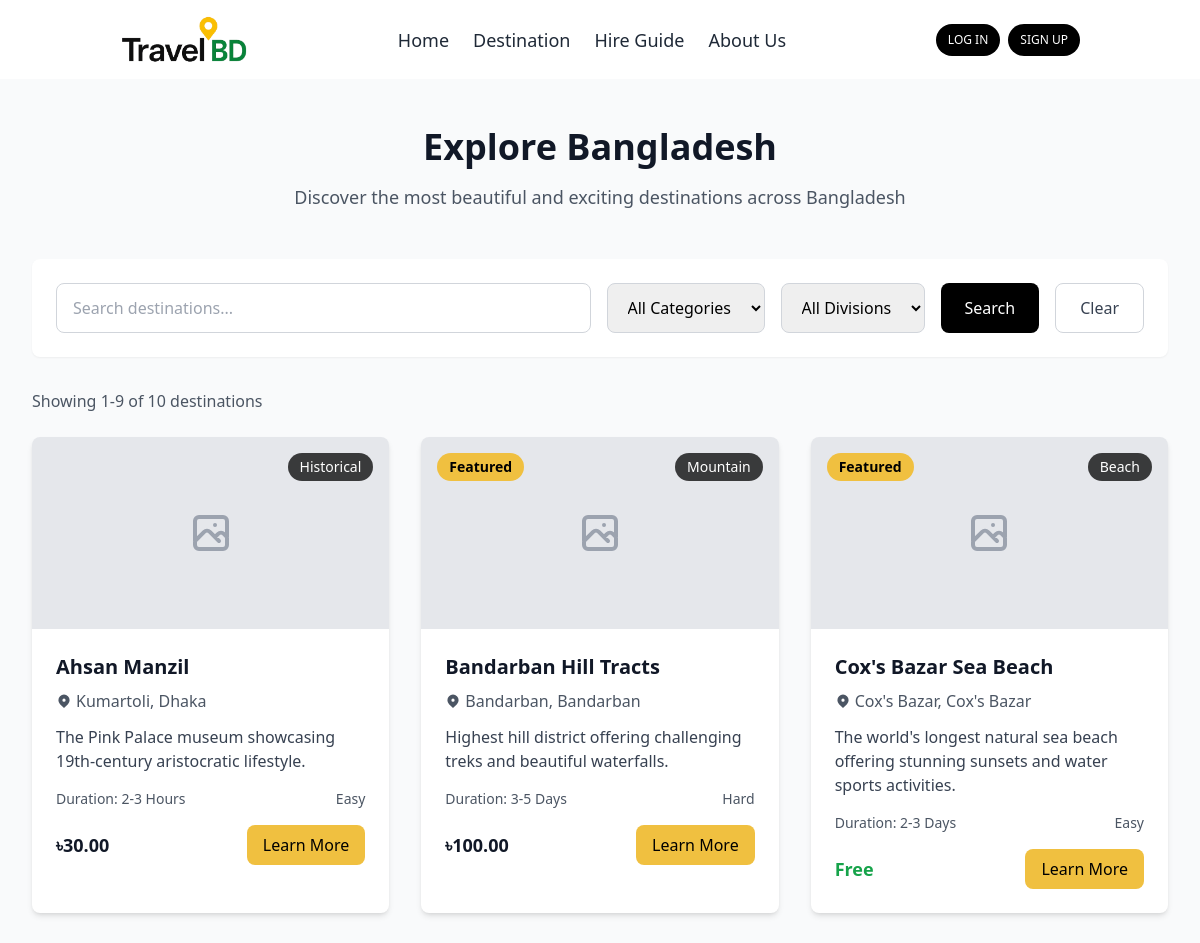
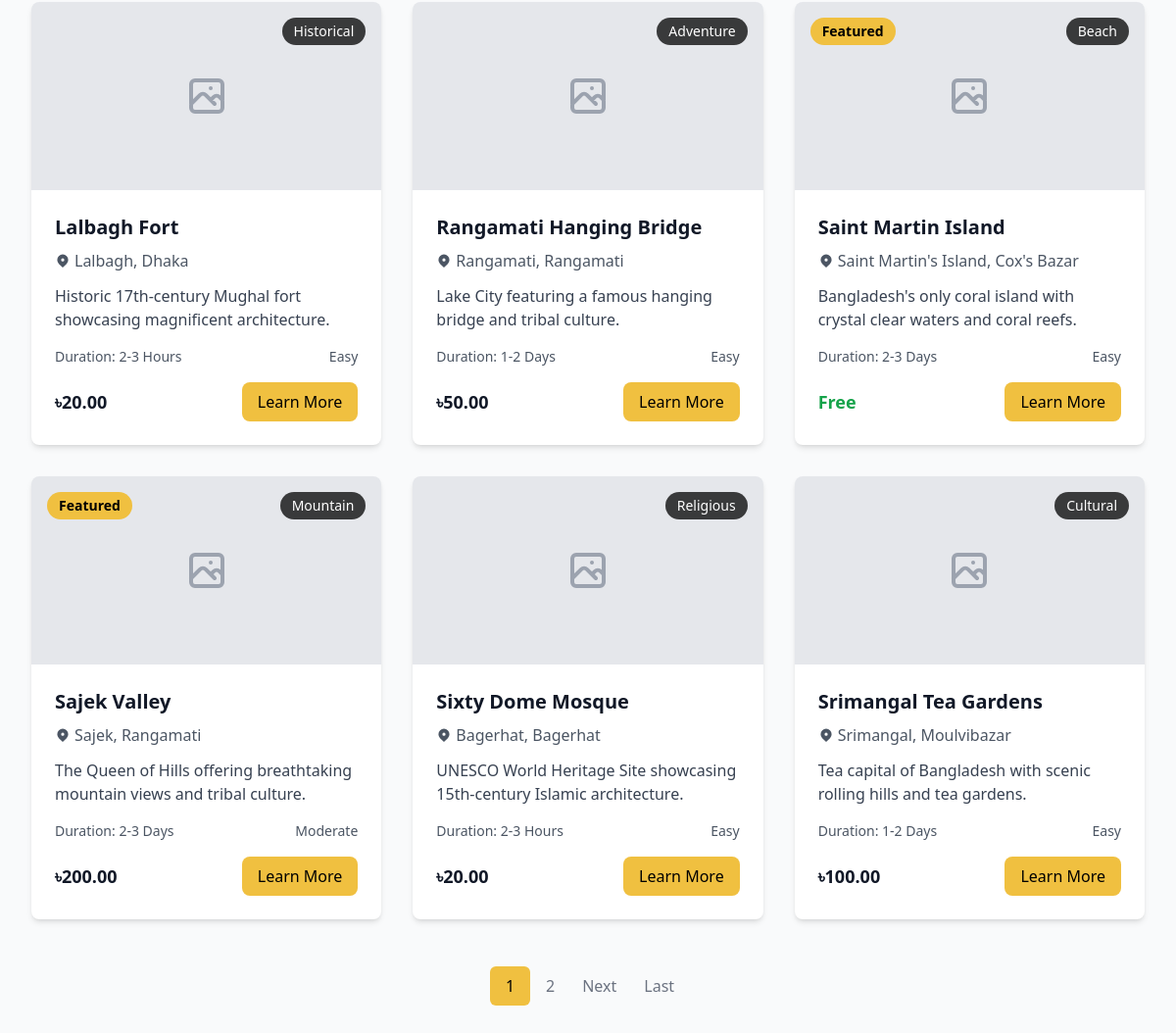
/destinations/, run on the app's committed database (2 pictures, top to bottom).
### destination/models.py (models this page shows, shortened)
class Destination(models.Model):
    CATEGORY_CHOICES = [
        ('beach', 'Beach'),
        ('mountain', 'Mountain'),
        ('historical', 'Historical'),
        ('cultural', 'Cultural'),
        ('adventure', 'Adventure'),
        ('religious', 'Religious'),
    ]
    DIFFICULTY_CHOICES = [
        ('easy', 'Easy'),
        ('moderate', 'Moderate'),
        ('hard', 'Hard'),
    ]
    name = models.CharField(max_length=200)
    slug = models.SlugField(max_length=250, unique=True, blank=True)
    description = models.TextField()
    short_description = models.TextField(max_length=300, blank=True)
    location = models.CharField(max_length=200)
    district = models.CharField(max_length=100)
    division = models.CharField(max_length=100)
    category = models.CharField(max_length=20, choices=CATEGORY_CHOICES)
    difficulty_level = models.CharField(max_length=20, choices=DIFFICULTY_CHOICES, default='easy')
    entry_fee = models.DecimalField(max_digits=10, decimal_places=2, default=0)
    duration = models.CharField(max_length=100, default="1 Day")
    best_time_to_visit = models.CharField(max_length=200)
    tour_price = models.DecimalField(max_digits=10, decimal_places=2)
    tour_duration_days = models.IntegerField(default=1)
    max_group_size = models.IntegerField(default=10)
    tour_includes = models.TextField(blank=True)
    tour_excludes = models.TextField(blank=True)
    main_image = models.ImageField(upload_to='destinations/', blank=True, null=True)
    latitude = models.DecimalField(max_digits=9, decimal_places=6, blank=True, null=True)
    longitude = models.DecimalField(max_digits=9, decimal_places=6, blank=True, null=True)
    featured = models.BooleanField(default=False)
    is_active = models.BooleanField(default=True)
    created_at = models.DateTimeField(auto_now_add=True)
    updated_at = models.DateTimeField(auto_now=True)
    class Meta:
        ordering = ['name']

### destination/views.py (the view)
# urls.py: path('', views.destination_list, name='destination_list'),
def destination_list(request):
    destinations = Destination.objects.filter(is_active=True)
    categories = [choice[0] for choice in Destination.CATEGORY_CHOICES]
    divisions = Destination.objects.values_list('division', flat=True).distinct()
    category_filter = request.GET.get('category')
    division_filter = request.GET.get('division')
    search_query = request.GET.get('search')
    if category_filter:
        destinations = destinations.filter(category=category_filter)
    if division_filter:
        destinations = destinations.filter(division=division_filter)
    if search_query:
        destinations = destinations.filter(name__icontains=search_query)
    paginator = Paginator(destinations, 9)  # 9 destinations per page
    page_number = request.GET.get('page')
    destinations = paginator.get_page(page_number)
    context = {
        'destinations': destinations,
        'categories': categories,
        'divisions': divisions,
        'selected_category': category_filter,
        'selected_division': division_filter,
        'search_query': search_query,
    }
    return render(request, 'destination.html', context)

### templates/destination.html (shortened to what this page needs)
{% extends 'base.html' %}
{% load static %}
{% block body %}
<div class="min-h-screen bg-gray-50 py-12">
  <div class="max-w-7xl mx-auto px-4 sm:px-6 lg:px-8">
    <div class="text-center mb-12">
      <h1 class="text-4xl font-bold text-gray-900 mb-4">Explore Bangladesh</h1>
      <p class="text-lg text-gray-600 max-w-2xl mx-auto">
        Discover the most beautiful and exciting destinations across Bangladesh
      </p>
    </div>
    <div class="mb-8 bg-white rounded-lg shadow-sm p-6">
      <form method="GET" class="flex flex-wrap gap-4">
        <div class="flex-1 min-w-64">
          <input
            type="text"
            name="search"
            value="{{ search_query|default:'' }}"
            placeholder="Search destinations..."
            class="w-full px-4 py-3 border border-gray-300 rounded-lg focus:ring-2 focus:ring-primary focus:border-transparent focus:outline-none"
          />
        </div>
        <div>
          <select
            name="category"
            class="px-4 py-3 border border-gray-300 rounded-lg focus:ring-2 focus:ring-primary focus:border-transparent focus:outline-none"
          >
            <option value="">All Categories</option>
          </select>
        </div>
        <div>
          <select
            name="division"
            class="px-4 py-3 border border-gray-300 rounded-lg focus:ring-2 focus:ring-primary focus:border-transparent focus:outline-none"
          >
            <option value="">All Divisions</option>
          </select>
        </div>
        <button
          type="submit"
          class="px-6 py-3 bg-black text-white rounded-lg hover:bg-gray-800 transition duration-200"
        >
          Search
        </button>
        <a
          href="{% url 'destination:destination_list' %}"
          class="px-6 py-3 border border-gray-300 text-gray-700 rounded-lg hover:bg-gray-50 transition duration-200"
        >
          Clear
        </a>
      </form>
    </div>
    {% if destinations %}
      <div class="mb-6">
        <p class="text-gray-600">
          Showing {{ destinations.start_index }}-{{ destinations.end_index }} of {{ destinations.paginator.count }} destinations
        </p>
      </div>
    {% endif %}
    <div class="grid grid-cols-1 md:grid-cols-2 lg:grid-cols-3 gap-8 mb-12">
      {% for destination in destinations %}
        <div class="bg-white rounded-lg shadow-md overflow-hidden hover:shadow-lg transition duration-300">
          <div class="relative h-48 overflow-hidden">
            {% if destination.main_image %}
              <img
                src="{{ destination.main_image.url }}"
                alt="{{ destination.name }}"
                class="w-full h-full object-cover hover:scale-105 transition duration-300"
              />
            {% else %}
              <div class="w-full h-full bg-gray-200 flex items-center justify-center">
              </div>
            {% endif %}
            {% if destination.featured %}
              <span class="absolute top-4 left-4 bg-primary text-black px-3 py-1 rounded-full text-sm font-semibold">
                Featured
              </span>
            {% endif %}
            <span class="absolute top-4 right-4 bg-black bg-opacity-75 text-white px-3 py-1 rounded-full text-sm">
              {{ destination.category|title }}
            </span>
          </div>
          <div class="p-6">
            <h3 class="text-xl font-semibold text-gray-900 mb-2">
              <a href="{% url 'destination:destination_detail' destination.slug %}" class="hover:text-primary transition duration-200">
                {{ destination.name }}
              </a>
            </h3>
            <p class="text-gray-600 mb-3 flex items-center">
              <svg class="w-4 h-4 mr-1" fill="currentColor" viewBox="0 0 20 20">
                <path fill-rule="evenodd" d="M5.05 4.05a7 7 0 119.9 9.9L10 18.9l-4.95-4.95a7 7 0 010-9.9zM10 11a2 2 0 100-4 2 2 0 000 4z" clip-rule="evenodd"></path>
              </svg>
              {{ destination.location }}, {{ destination.district }}
            </p>
            <p class="text-gray-700 mb-4">
              {{ destination.short_description|truncatewords:15 }}
            </p>
            <div class="flex justify-between items-center text-sm text-gray-600 mb-4">
              <span>Duration: {{ destination.duration }}</span>
              <span>{{ destination.difficulty_level|title }}</span>
            </div>
            <div class="flex justify-between items-center">
              <div>
                {% if destination.entry_fee > 0 %}
                  <span class="text-lg font-semibold text-gray-900">৳{{ destination.entry_fee }}</span>
                {% else %}
                  <span class="text-lg font-semibold text-green-600">Free</span>
                {% endif %}
              </div>
              <a
                href="{% url 'destination:destination_detail' destination.slug %}"
                class="px-4 py-2 bg-primary text-black rounded-lg hover:bg-yellow-400 transition duration-200 font-medium"
              >
                Learn More
              </a>
            </div>
          </div>
        </div>
      {% endfor %}
    </div>
    {% if destinations.has_other_pages %}
      <div class="flex justify-center">
        <nav class="flex items-center space-x-1">
          {% for num in destinations.paginator.page_range %}
            {% if destinations.number == num %}
              <span class="px-4 py-2 bg-primary text-black rounded-md font-medium">
                {{ num }}
              </span>
            {% elif num > destinations.number|add:'-3' and num < destinations.number|add:'3' %}
              <a
                href="?{% if search_query %}search={{ search_query }}&{% endif %}{% if selected_category %}category={{ selected_category }}&{% endif %}{% if selected_division %}division={{ selected_division }}&{% endif %}page={{ num }}"
                class="px-3 py-2 text-gray-500 hover:text-gray-700 hover:bg-gray-100 rounded-md transition duration-200"
              >
                {{ num }}
              </a>
            {% endif %}
          {% endfor %}
          {% if destinations.has_next %}
            <a
              href="?page={{ destinations.next_page_number }}"
              class="px-3 py-2 text-gray-500 hover:text-gray-700 hover:bg-gray-100 rounded-md transition duration-200"
            >
              Next
            </a>
            <a
              href="?page={{ destinations.paginator.num_pages }}"
              class="px-3 py-2 text-gray-500 hover:text-gray-700 hover:bg-gray-100 rounded-md transition duration-200"
            >
              Last
            </a>
          {% endif %}
        </nav>
      </div>
    {% endif %}
  </div>
</div>
{% endblock %}

### templates/base.html (shortened to what this page needs)
<!DOCTYPE html>
{% load static %}
<html lang="en">
  <head>
    <script src="https://cdn.tailwindcss.com"></script>
    <link
      rel="stylesheet"
      href="https://cdnjs.cloudflare.com/ajax/libs/font-awesome/6.5.0/css/all.min.css"
    />
  </head>
  <body class="bg-white flex flex-col items-center font-sans">
    <header class="w-full mx-auto container">
      <nav
        class="flex items-center justify-between py-4 px-4 lg:px-8 relative z-20"
      >
        <div
          class="w-32 text-xl lg:text-2xl font-extrabold text-gray-800 uppercase tracking-wide"
        >
          <img src="{% static 'images/logo.png' %}" alt="Travel BD Logo">
        </div>
        <ul
          class="nav-links hidden lg:flex gap-6 xl:gap-10 list-none text-base lg:text-lg"
          id="navLinks"
        >
          <li>
            <a
              href="/"
              class="text-gray-800 no-underline transition-colors duration-300 hover:text-primary"
              >Home</a
            >
          </li>
          <li>
            <a
              href="{% url 'destination:destination_list' %}"
              class="text-gray-800 no-underline transition-colors duration-300 hover:text-primary"
              >Destination</a
            >
          </li>
          <li>
            <a
              href="{% url 'hire_guide:guides' %}"
              class="text-gray-800 no-underline transition-colors duration-300 hover:text-primary"
              >Hire Guide</a
            >
          </li>
          <li>
            <a
              href="{% url 'about' %}"
              class="text-gray-800 no-underline transition-colors duration-300 hover:text-primary"
              >About Us</a
            >
          </li>
        </ul>
        {% if user.is_authenticated %}
        <div class="auth-buttons hidden lg:flex items-center gap-4">
          <span
            class="text-xs xl:text-sm text-gray-800 font-medium hidden xl:block"
            >Welcome, {{ user.first_name|default:user.first_name }}!</span
          >
          <button
            class="py-2 px-3 xl:px-4 bg-black border-none rounded-full text-xs xl:text-sm text-white cursor-pointer transition-colors duration-200 hover:bg-green-500"
          >
            <a
              href="{% url 'dashboard:dashboard' %}"
              class="text-white no-underline"
              >DASHBOARD</a
            >
          </button>
          <button
            class="py-2 px-3 xl:px-4 bg-black border-none rounded-full text-xs xl:text-sm text-white cursor-pointer transition-colors duration-200 hover:bg-green-500"
          >
            <a
              href="{% url 'authentication:logout' %}"
              class="text-white no-underline"
              >LOG OUT</a
            >
          </button>
        </div>
        {% else %}
        <div class="auth-buttons hidden lg:flex items-center gap-2">
          <button
            class="py-2 px-3 xl:px-4 bg-black border-none rounded-full text-xs xl:text-sm text-white cursor-pointer transition-colors duration-200 hover:bg-green-500"
          >
            <a
              href="{% url 'authentication:login' %}"
              class="text-white no-underline"
              >LOG IN</a
            >
          </button>
          <button
            class="py-2 px-3 xl:px-4 bg-black border-none rounded-full text-xs xl:text-sm text-white cursor-pointer transition-colors duration-200 hover:bg-green-500"
          >
            <a
              href="{% url 'authentication:register' %}"
              class="text-white no-underline"
              >SIGN UP</a
            >
          </button>
        </div>
        {% endif %}
      </nav>
    </header>
    {% block body %} {% endblock %}
  </body>
</html>

### data on the page
Destination: category "Historical", name "Ahsan Manzil", location "Kumartoli", district "Dhaka", short_description "The Pink Palace museum showcasing 19th-century aristocratic lifestyle.", duration "2-3 Hours", difficulty_level "Easy", entry_fee "30.00"
Destination: featured "Featured", category "Mountain", name "Bandarban Hill Tracts", location "Bandarban", district "Bandarban", short_description "Highest hill district offering challenging treks and beautiful waterfalls.", duration "3-5 Days", difficulty_level "Hard", entry_fee "100.00"
Destination: featured "Featured", category "Beach", name "Cox's Bazar Sea Beach", location "Cox's Bazar", district "Cox's Bazar", short_description "The world's longest natural sea beach offering stunning sunsets and water sports activities.", duration "2-3 Days", difficulty_level "Easy", entry_fee "Free"
Destination: category "Historical", name "Lalbagh Fort", location "Lalbagh", district "Dhaka", short_description "Historic 17th-century Mughal fort showcasing magnificent architecture.", duration "2-3 Hours", difficulty_level "Easy", entry_fee "20.00"
Destination: category "Adventure", name "Rangamati Hanging Bridge", location "Rangamati", district "Rangamati", short_description "Lake City featuring a famous hanging bridge and tribal culture.", duration "1-2 Days", difficulty_level "Easy", entry_fee "50.00"
Destination: featured "Featured", category "Beach", name "Saint Martin Island", location "Saint Martin's Island", district "Cox's Bazar", short_description "Bangladesh's only coral island with crystal clear waters and coral reefs.", duration "2-3 Days", difficulty_level "Easy", entry_fee "Free"
Destination: featured "Featured", category "Mountain", name "Sajek Valley", location "Sajek", district "Rangamati", short_description "The Queen of Hills offering breathtaking mountain views and tribal culture.", duration "2-3 Days", difficulty_level "Moderate", entry_fee "200.00"
Destination: category "Religious", name "Sixty Dome Mosque", location "Bagerhat", district "Bagerhat", short_description "UNESCO World Heritage Site showcasing 15th-century Islamic architecture.", duration "2-3 Hours", difficulty_level "Easy", entry_fee "20.00"
Destination: category "Cultural", name "Srimangal Tea Gardens", location "Srimangal", district "Moulvibazar", short_description "Tea capital of Bangladesh with scenic rolling hills and tea gardens.", duration "1-2 Days", difficulty_level "Easy", entry_fee "100.00"

### other printed values
{{ destinations.start_index }} "1"
{{ destinations.end_index }} "9"
{{ destinations.paginator.count }} "10"
{{ num }} "1"
{{ num }} "2"
